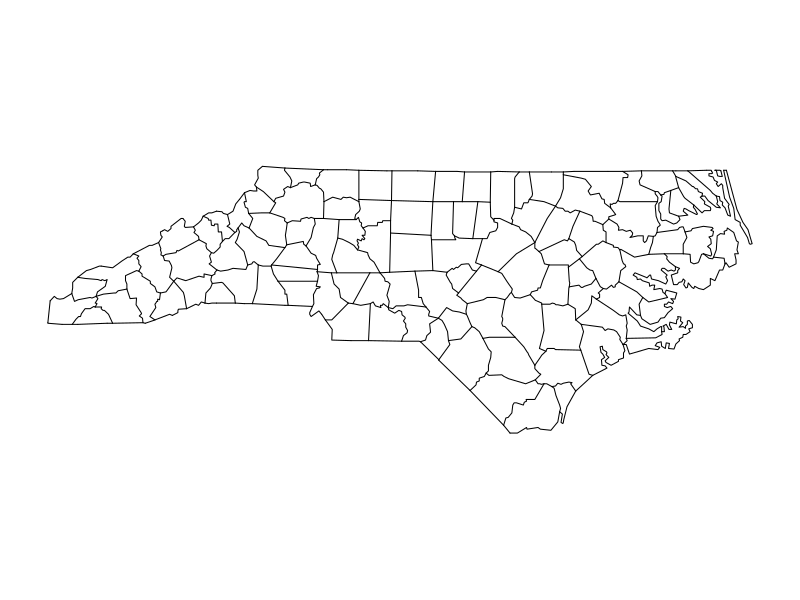
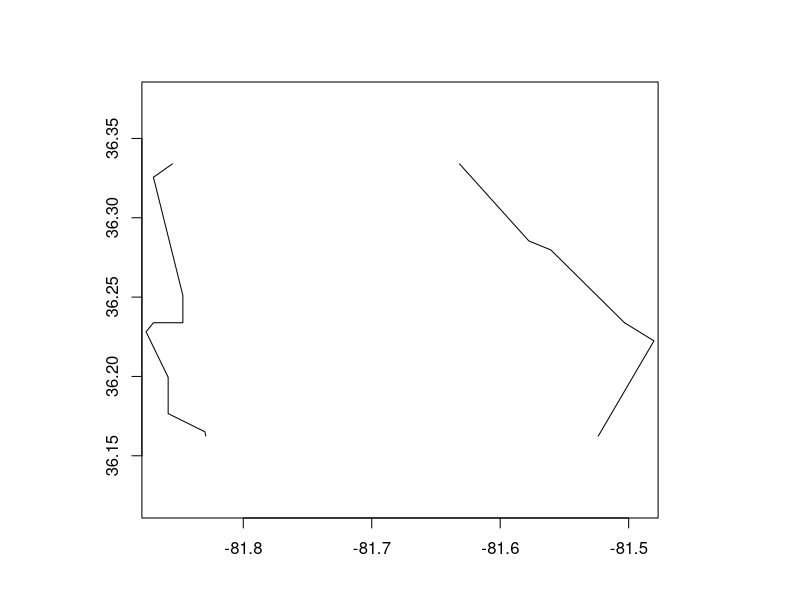
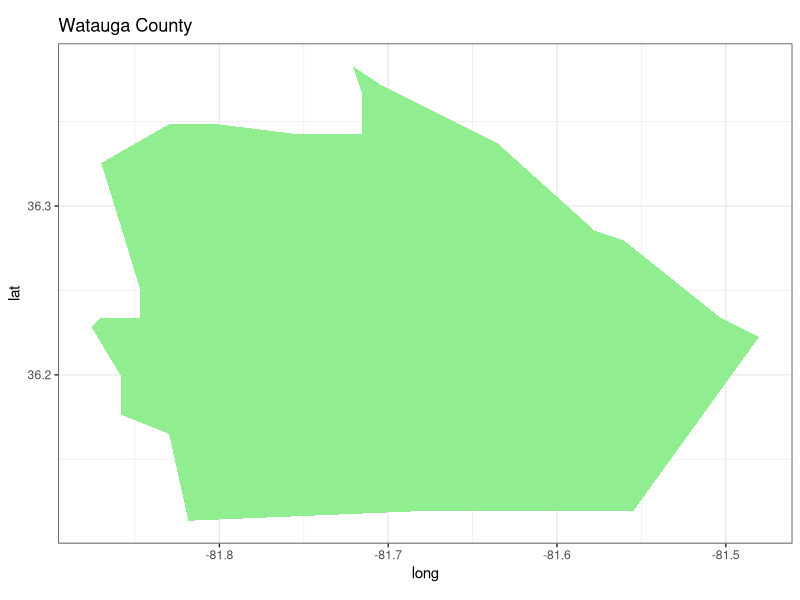
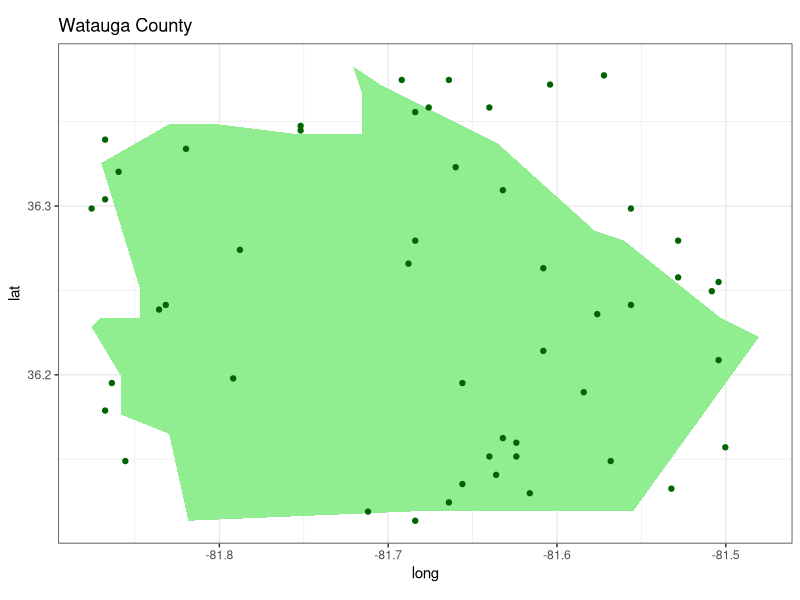

R code for these plots, in order:
library(maps)
map('county','north carolina')
#map.where('county',36.216658, -81.675703)
#map.where('state',36.21, -81.67)
map.where('state',-81.675703, 36.216658)
map('county','north carolina,watauga')
map.axes()

######################################################
## Below is what I think you are asking for....
## Solution implemented with ggplot2...
library(ggplot2)
library(maps)     # package has maps
library(mapproj)  # projections
WC <- map_data('county','north carolina,watauga')
p <- ggplot(data = WC, aes(x = long, y = lat))
p1 <- p + geom_polygon(fill = "lightgreen") + theme_bw() + 
  coord_map("polyconic") + coord_fixed() + labs(title = "Watauga County")
p1
### So what is the range for the long and lat?
RLong <- range(WC$long)
RLong
RLat <- range(WC$lat)
RLat
### Add some random points?
n <- 50  # number of points
set.seed(13)
RpointsLong <- sample(seq(RLong[1], RLong[2], length = 100), n, replace = TRUE)
RpointsLat <- sample(seq(RLat[1], RLat[2], length = 100), n, replace = TRUE)
DF <- data.frame(RpointsLong, RpointsLat)
head(DF)
p1 + geom_point(data = DF, aes(x = RpointsLong, y = RpointsLat), col = "darkgreen")
